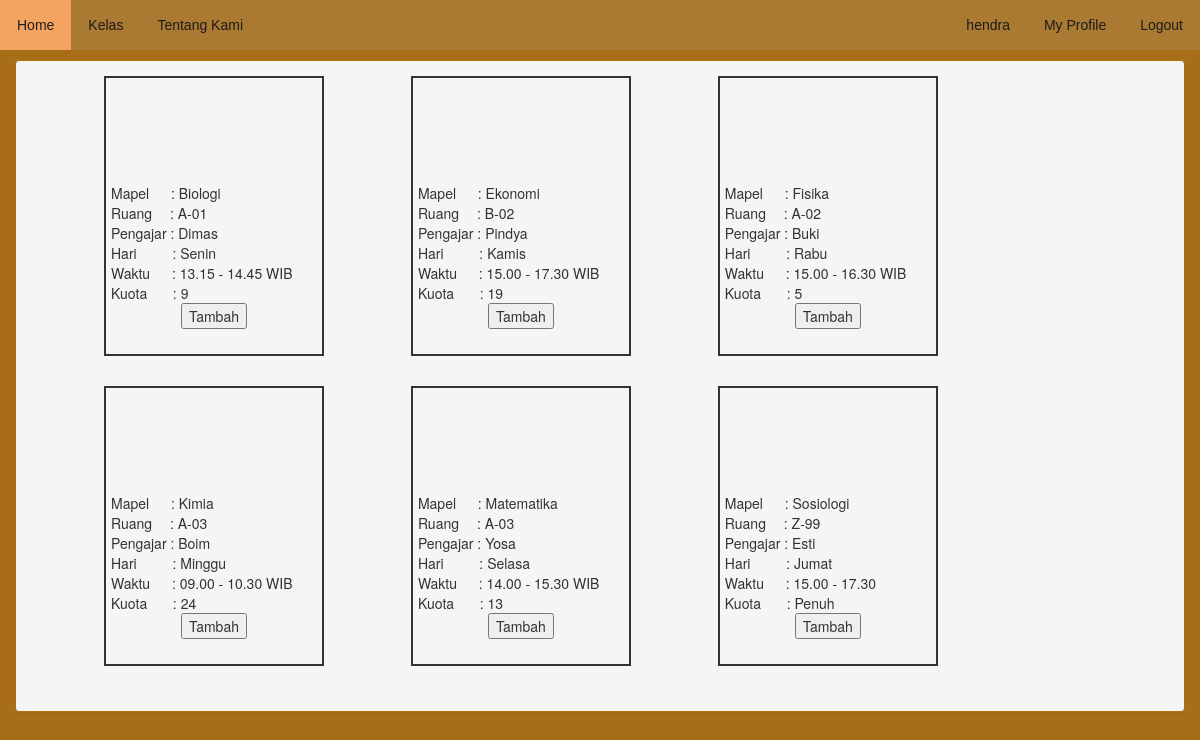
Screenshot of /kelas.php (signed in) with the database file from the repository.
### tables this page shows
CREATE TABLE `kelas` (
  `mapel` varchar(15) NOT NULL,
  `ruangan` varchar(5) NOT NULL,
  `pengajar` varchar(25) NOT NULL,
  `hari` varchar(25) NOT NULL,
  `waktu` varchar(25) NOT NULL,
  `kuota` varchar(2) NOT NULL
);

### kelas.php (the view, shortened to what this page needs)
<!DOCTYPE html>
<html>
<head>
    <link rel="stylesheet" href="css/bootstrap.css">
    <link rel="stylesheet" href="css/main.css">
</head>
<body>
    <nav id="navigator" class="navbar navbar-default navbar-fixed-top">
        <ul class="topnav">
            <li><a href="index.php">Home</a></li>
            <li><a href="kelas.php">Kelas</a></li>
            <li><a href="about.php">Tentang Kami</a></li>
            <div class="kanan">
            <?php
            if(isset($_SESSION['username'])){
            $nama = $_SESSION['username'];?>
                <li><a href="#"><?php echo $nama ?></a></li>
                <li><a href="profil.php">My Profile</a></li>
                <li><a href="logout.php">Logout</a></li>
            <?php
          }else{?>
              <li><a href="login.php">Login</a></li>
            <?php }
            ?>
            </div>
        </ul>
    </nav>
       <div class="kolom">
            <div class="col-sm-12">
                <div class="panel panel-default">
                    <div class="panel-body">
                      <?php
            					include "koneksi.php";
                      $batas = 100;
            					$query_mysql = mysqli_query($koneksi,"SELECT * FROM kelas LIMIT $batas");
            					while($data = mysqli_fetch_array($query_mysql)){
            					?>
                      <div style="display:inline-block; width:220px; border-width:2px;
                                  border-style:solid; margin-left:73px;
                                  margin-right:10px; margin-bottom : 30px; padding:5px;">
            					<form method="GET">
            					<tr>
                      </br></br></br></br></br>Mapel&emsp;&nbsp : <?php echo $data['mapel']; ?></br>
                        Ruang&emsp; : <?php echo $data['ruangan']; ?></br>
            						Pengajar : <?php echo $data['pengajar']; ?></br>
            						Hari &emsp;&emsp; : <?php echo $data['hari']; ?></br>
                        Waktu&emsp;&nbsp; : <?php echo $data['waktu']; ?></br>
                        Kuota&emsp;&nbsp;&nbsp; : <?php if ($data['kuota'] <= 0) {
                        echo 'Penuh';
                        } else {
                        echo $data['kuota'];
                        }
                         ?></br>
                  				<center><input type="button" value="Tambah" placeholder="Tambah" onclick="window.location.href='cek_kelas.php?mapel=<?php echo $data['mapel'] ?>'"></input></center>
            					</tr>
                    </div>
                    <?php } ?>
                    </div>
                </div>
</body>
</html>

### css/main.css (style rules this page uses)
body { background-color: #a86e17; }
.panel { background-color: whitesmoke; border-color: #af7011; }
#navigator { margin: 0; padding: 0; border: 0; border-radius: 0; }
ul.topnav { list-style-type: none; margin: 0; padding: 0; overflow: hidden; background-color: #aa7a33; }
ul.topnav li { float: left; }
ul.topnav li a { display: inline-block; color: #1c1c1c; text-align: center; padding: 15px 17px; text-decoration: none; transition: 0.3s; font-size: 14px; }
.topnav { font-family: sans-serif; }
.kanan { float: right; }

### kelas.php (style rules this page uses)
.kolom { margin-top: 5%; }

### rows the page displays
kelas: mapel "Biologi", ruangan "A-01", pengajar "Dimas", hari "Senin", waktu "13.15 - 14.45 WIB", kuota "9"
kelas: mapel "Ekonomi", ruangan "B-02", pengajar "Pindya", hari "Kamis", waktu "15.00 - 17.30 WIB", kuota "19"
kelas: mapel "Fisika", ruangan "A-02", pengajar "Buki", hari "Rabu", waktu "15.00 - 16.30 WIB", kuota "5"
kelas: mapel "Kimia", ruangan "A-03", pengajar "Boim", hari "Minggu", waktu "09.00 - 10.30 WIB", kuota "24"
kelas: mapel "Matematika", ruangan "A-03", pengajar "Yosa", hari "Selasa", waktu "14.00 - 15.30 WIB", kuota "13"
kelas: mapel "Sosiologi", ruangan "Z-99", pengajar "Esti", hari "Jumat", waktu "15.00 - 17.30", kuota "Penuh"

### other values shown
$nama "hendra"
